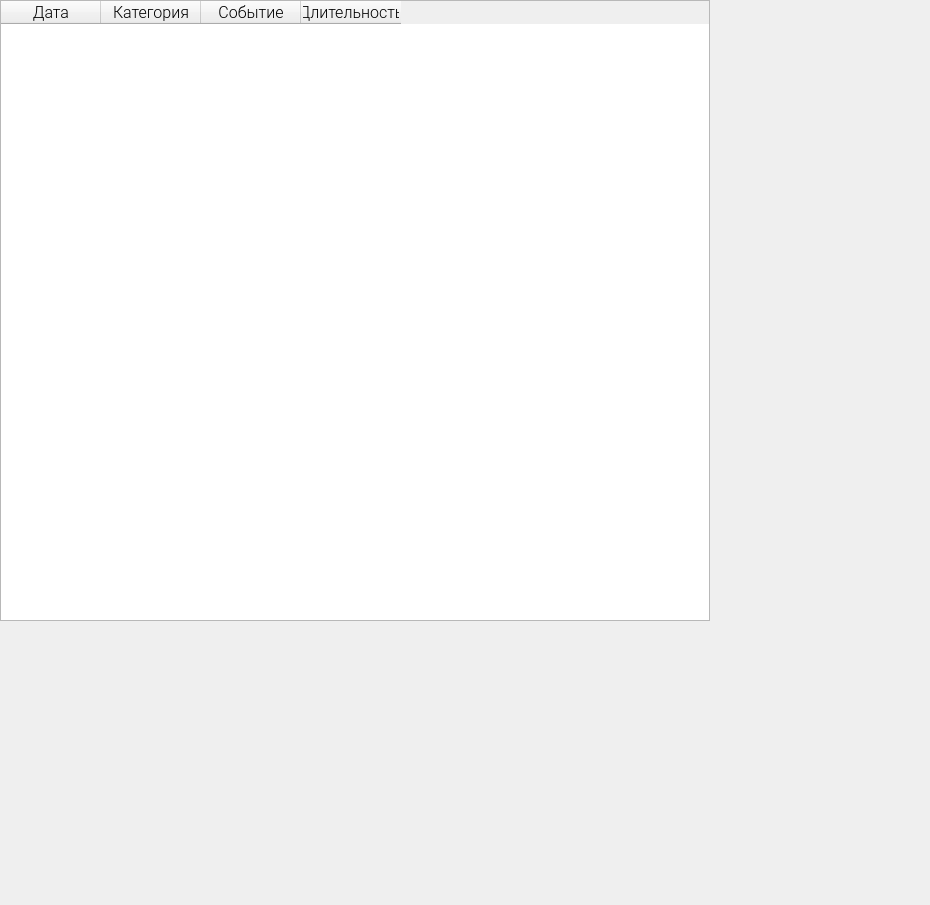
<?xml version="1.0" encoding="UTF-8"?>
<ui version="4.0">
 <class>Form</class>
 <widget class="QWidget" name="Form">
  <property name="geometry">
   <rect>
    <x>0</x>
    <y>0</y>
    <width>930</width>
    <height>905</height>
   </rect>
  </property>
  <property name="windowTitle">
   <string>Form</string>
  </property>
  <widget class="QTableWidget" name="tableW">
   <property name="geometry">
    <rect>
     <x>0</x>
     <y>0</y>
     <width>710</width>
     <height>621</height>
    </rect>
   </property>
   <property name="maximumSize">
    <size>
     <width>710</width>
     <height>621</height>
    </size>
   </property>
   <property name="font">
    <font>
     <family>Roboto Light</family>
     <pointsize>12</pointsize>
    </font>
   </property>
   <property name="autoFillBackground">
    <bool>false</bool>
   </property>
   <property name="styleSheet">
    <string notr="true">QTableWidget { 
color: rgb(110, 107, 123);
}</string>
   </property>
   <column>
    <property name="text">
     <string>Дата</string>
    </property>
    <property name="font">
     <font>
      <family>Roboto Light</family>
      <pointsize>12</pointsize>
     </font>
    </property>
    <property name="foreground">
     <brush brushstyle="NoBrush">
      <color alpha="255">
       <red>0</red>
       <green>0</green>
       <blue>0</blue>
      </color>
     </brush>
    </property>
   </column>
   <column>
    <property name="text">
     <string>Категория</string>
    </property>
    <property name="font">
     <font>
      <family>Roboto Light</family>
      <pointsize>12</pointsize>
     </font>
    </property>
    <property name="foreground">
     <brush brushstyle="NoBrush">
      <color alpha="255">
       <red>0</red>
       <green>0</green>
       <blue>0</blue>
      </color>
     </brush>
    </property>
   </column>
   <column>
    <property name="text">
     <string>Событие</string>
    </property>
    <property name="font">
     <font>
      <family>Roboto Light</family>
      <pointsize>12</pointsize>
     </font>
    </property>
    <property name="foreground">
     <brush brushstyle="NoBrush">
      <color alpha="255">
       <red>0</red>
       <green>0</green>
       <blue>0</blue>
      </color>
     </brush>
    </property>
   </column>
   <column>
    <property name="text">
     <string>Длительность</string>
    </property>
    <property name="font">
     <font>
      <family>Roboto Light</family>
      <pointsize>12</pointsize>
     </font>
    </property>
    <property name="foreground">
     <brush brushstyle="NoBrush">
      <color alpha="255">
       <red>0</red>
       <green>0</green>
       <blue>0</blue>
      </color>
     </brush>
    </property>
   </column>
  </widget>
 </widget>
 <resources/>
 <connections/>
</ui>
